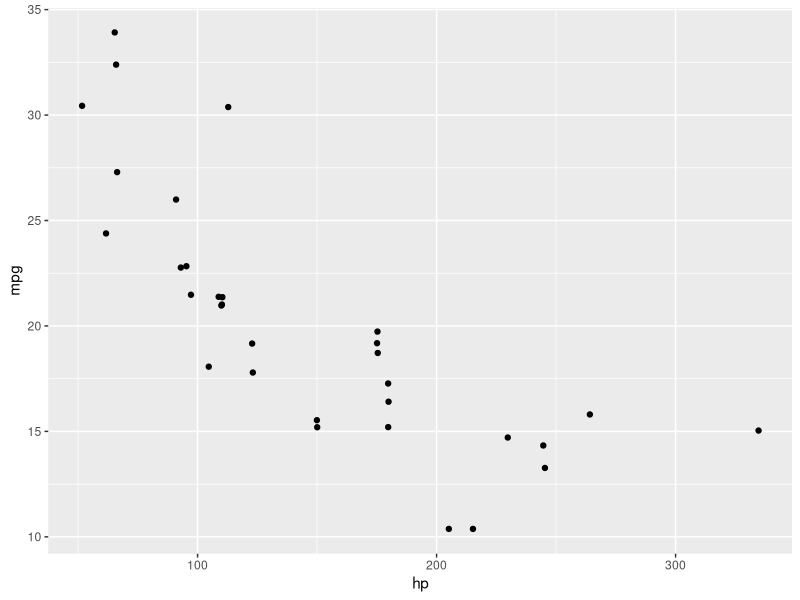
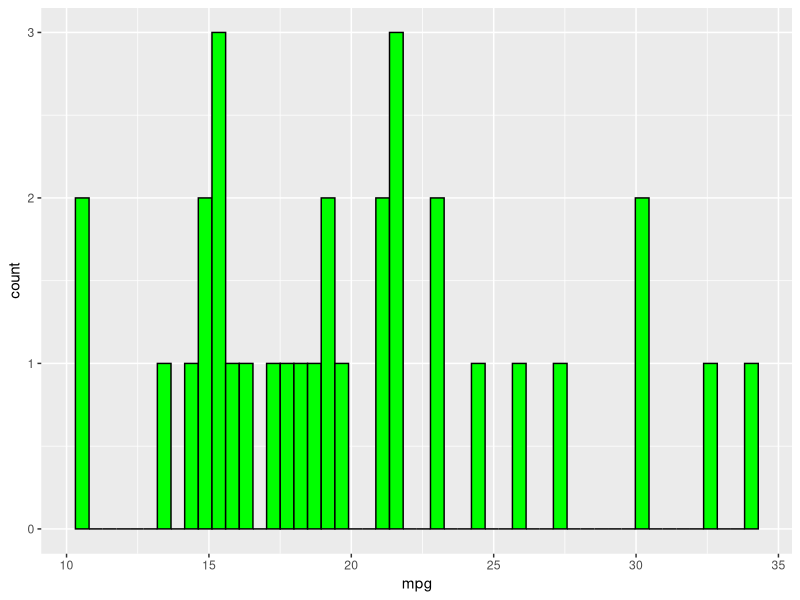
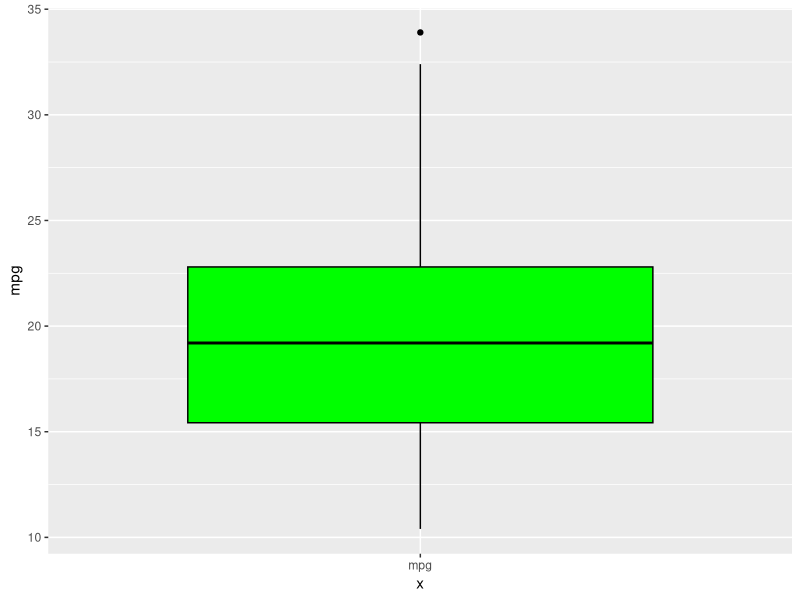

The R script that drew these images, in order:
## ---- chunk 1
require(ggplot2)
ggplot(data=mtcars, aes(x=hp, y=mpg)) + geom_jitter() + xlab("hp") + ylab("mpg")
## ---- chunk 2
ggplot(data=mtcars, aes(x=mpg)) + geom_histogram(fill="green", color="black", bins=50)
## ---- chunk 3
ggplot(data=mtcars, aes(x="mpg", y=mpg)) + geom_boxplot(fill="green", color="black")
